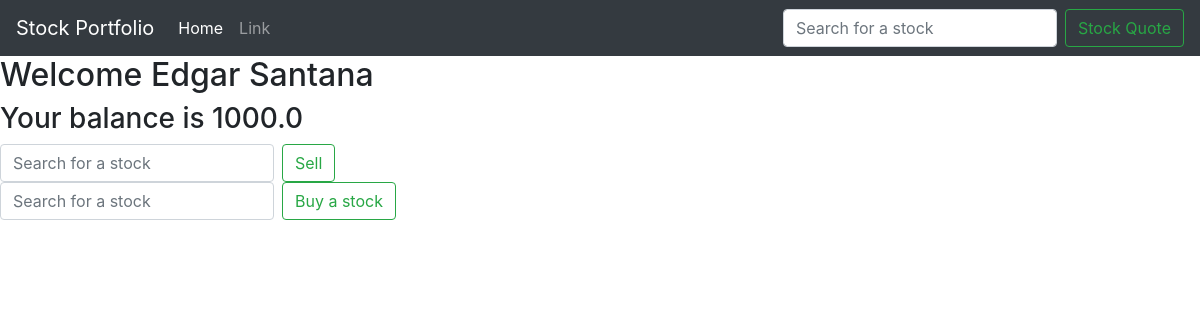
Before: / with the older database file.
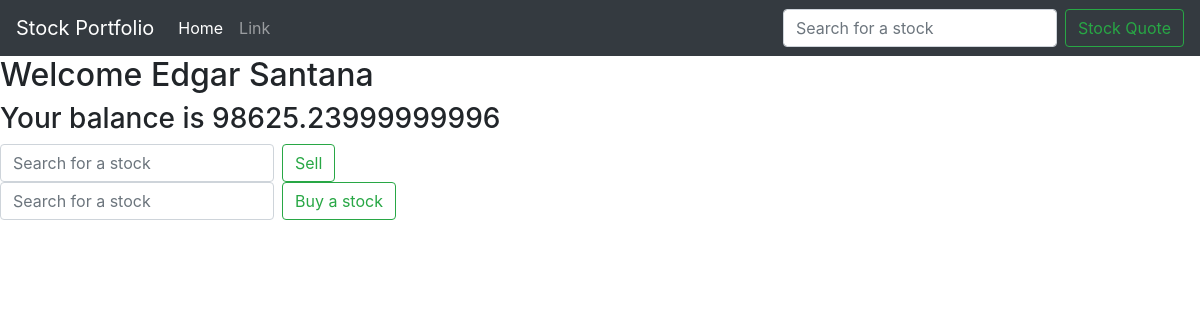
After: the same page with the newer database file.
### trading/models.py (models this page shows, shortened)
class User(models.Model):
    name = models.CharField(max_length=50)
    balance = models.FloatField(default=1000.00)
    transactions = models.ManyToManyField('Transaction',blank=True)
    stocks = models.ManyToManyField('Stock',blank=True)
    pf_value = models.ManyToManyField('PF_Value_Daily',blank = True)

### trading/views.py (the view, shortened to what this page needs)
# urls.py: 2. Add a URL to urlpatterns:  path('', views.home, name='home')
def home(request):
    userinformation = User.objects.values()
    stocks = Stock.objects.values()
    context = {'userinformation':userinformation,'stocks':stocks}
    try:
        from urllib.request import urlopen
    except ImportError:
        from urllib2 import urlopen
    def get_jsonparsed_data(url):
        """
        Receive the content of ``url``, parse it as JSON and return the object.

        Parameters
        ----------
        url : str

        Returns
        -------
        dict
        """
        response = urlopen(url)
        data = response.read().decode("utf-8")
        return json.loads(data)
    return render(request,'home.html',context)

### trading/templates/home.html (shortened to what this page needs)
{% extends 'base.html' %}
{% block content %}
{% for item in userinformation %}
<h2>Welcome {{item.name}}</h2>
<h3>Your balance is {{item.balance}}</h3>
{% endfor %}
<form action= {% url 'home' %} class="form-inline my-2 my-lg-0" method = "POST">
    <input class="form-control mr-sm-2" type="search" placeholder="Search for a stock" aria-label="Search" name="ticker">
    <button class="btn btn-outline-success my-2 my-sm-0" type="submit" name="sell">Sell</button>
</form>
<form action= {% url 'home' %} class="form-inline my-2 my-lg-0" method = "POST">
    <input class="form-control mr-sm-2" type="search" placeholder="Search for a stock" aria-label="Search" name="ticker">
    <button class="btn btn-outline-success my-2 my-sm-0" type="submit" name="buy">Buy a stock</button>
</form>
{% if status %}
    {% if status == 'ok' %}
        {% load static %}
    {% else %}
        <h2>{{status}}</h2>
    {% endif %}
{% endif %}
{% endblock %}

### trading/templates/base.html (shortened to what this page needs)
<!doctype html>
<html lang="en">
  <head>
    <link rel="stylesheet" href="https://stackpath.bootstrapcdn.com/bootstrap/4.5.2/css/bootstrap.min.css">
  </head>
  <body>
    <nav class="navbar navbar-expand-lg navbar-dark bg-dark">
      <a class="navbar-brand" href="#">Stock Portfolio</a>
      <div class="collapse navbar-collapse" id="navbarSupportedContent">
        <ul class="navbar-nav mr-auto">
          <li class="nav-item active">
            <a class="nav-link" href="#">Home <span class="sr-only">(current)</span></a>
          </li>
          <li class="nav-item">
            <a class="nav-link" href="#">Link</a>
          </li>
        </ul>
        <form action= {% url 'home' %} class="form-inline my-2 my-lg-0" method = "POST">
          <input class="form-control mr-sm-2" type="search" placeholder="Search for a stock" aria-label="Search" name="ticker">
          <button class="btn btn-outline-success my-2 my-sm-0" type="submit" name="search">Stock Quote</button>
        </form>
      </div>
    </nav>
    {% block content %}
    {% endblock %}
  </body>
</html>

Changed rows visible on the page:
changed User "Edgar Santana": balance "1000.0" → "98625.23999999996"
